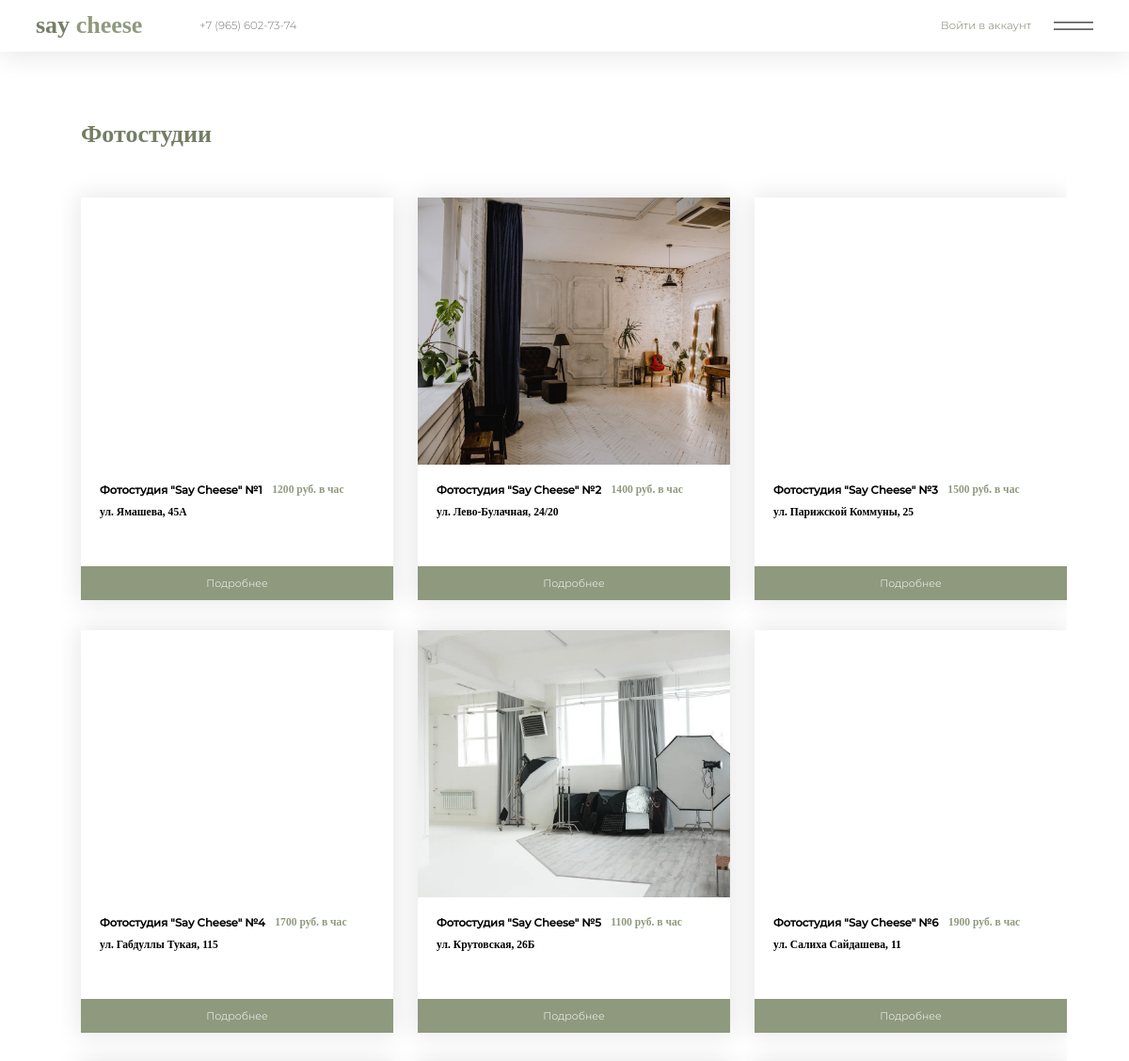
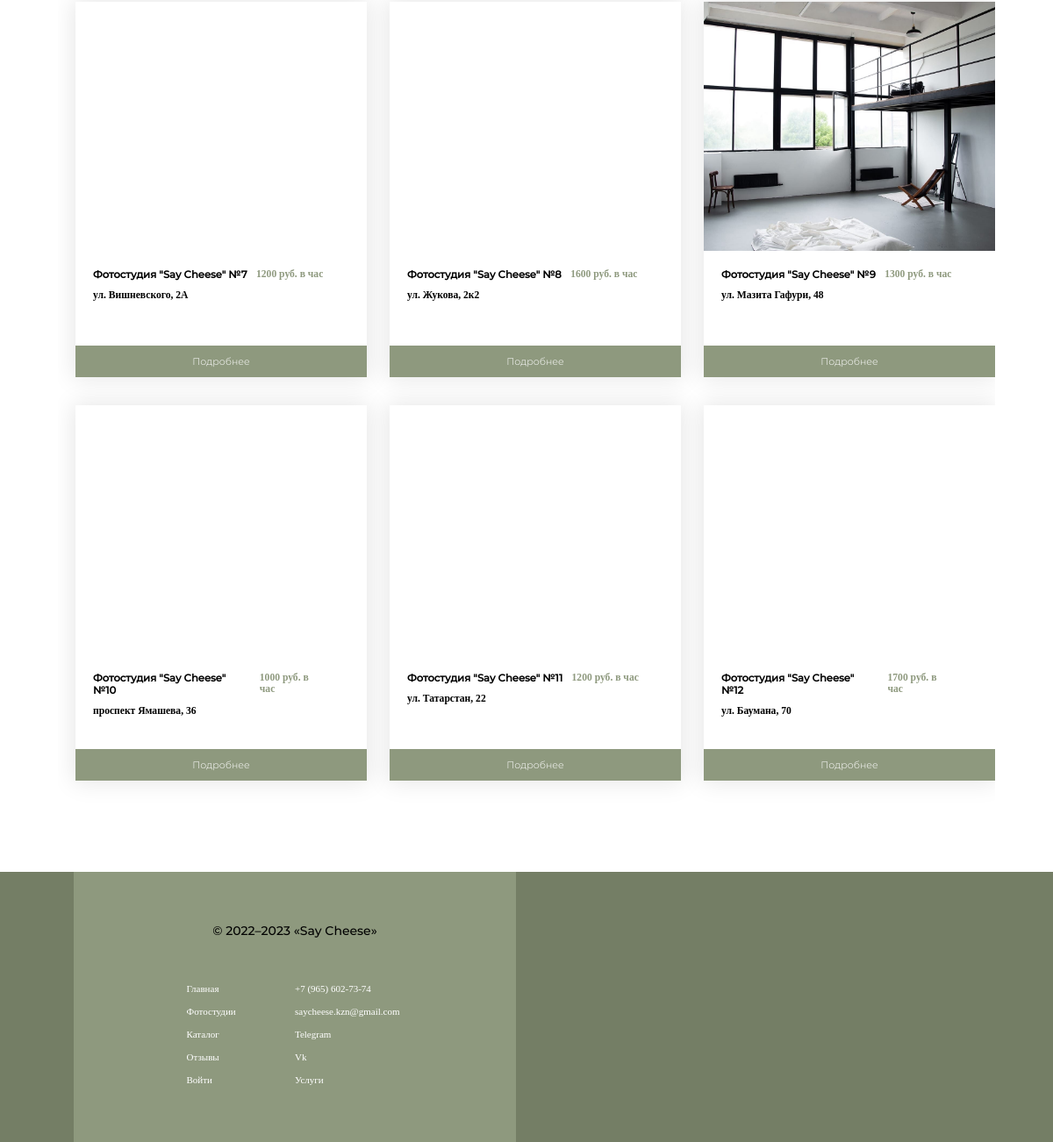
Screenshot of /pages/client/photostudio/photostudios.php with the database file from the repository (2 pictures, top to bottom).
### tables this page shows
CREATE TABLE `photostudio` (
  `id` int(11) NOT NULL,
  `name` varchar(500) NOT NULL,
  `address` varchar(500) NOT NULL,
  `area` int(11) NOT NULL,
  `ceiling_height` float NOT NULL,
  `time_work_start` time NOT NULL,
  `time_work_end` time NOT NULL,
  `price` int(11) NOT NULL
);

CREATE TABLE `photostudio_image` (
  `id` int(11) NOT NULL,
  `id_photostudio` int(11) NOT NULL,
  `image` varchar(500) NOT NULL
);

### app/include/querys.php (called while the page is built, shortened)
<?php
	require 'connection.php';
	function GetSqlWhere($params){
		$sql = "";
		$i = 0;
		foreach ($params as $column => $operation) {
			if ($i === 0) {
				$j = 0;
				foreach($operation as $key => $value) {
					if($j === 0){
						$sql = $sql . " WHERE $column $value";
					}
					else{
						$sql = $sql . " $value";
					}
					$j++;
				}
			}
			$i++;
		}
		return $sql;
	}
	function Select($table, $params = [],  $limit = 0, $offset = 0, $desc = 0, $asc = 0)
	{
		global $connection;
		$sql = "SELECT * FROM $table";
		if (!empty($params)) {
			$sql = $sql . GetSqlWhere($params);
		}
		if ($limit !== 0) {
			$sql = $sql . " LIMIT $limit";
		}
		$query = $connection->prepare($sql);
		$query->execute();
		$result = $query->fetchAll();
		return $result;
	}
?>

### pages/client/photostudio/photostudios.php (the view, shortened to what this page needs)
<?php
	require '../../../app/include/querys.php';
	$studios = Select("photostudio");
?>
<!DOCTYPE html>
<html lang="en">
<head>
	<link rel="stylesheet" href="/saycheese/assets/styles/client/photostudio/photostudios.css">
</head>
<body>
	<?php require '../../include/nav.php'; ?>
	<main class="photostudios-content">
		<div class="photostudios-wrapper">
			<div class="photostudios-headline-block">
				<h1 class="photostudios-headline">Фотостудии</h1>
			</div>
			<div class="photostudio-items-list">
				<?php for($i = 0; $i < count($studios); $i++) : ?>
					<?php $studio_img = Select("photostudio_image", ["id_photostudio" => ["=", $studios[$i]['id']]], 1) ?>
					<div class="photostudio-item">
						<div class="photostudio-item-img" style="background-image: url(/saycheese/assets/images/studios/<?=$studio_img[0]['image']?>);">
						</div>
						<div class="photostudio-item-info-block">
							<div class="photostudio-item-name-price-block">
								<h1 class="photostudio-item-name"><?=$studios[$i]['name']?></h1>
								<h2 class="photostudio-item-price"><?=$studios[$i]['price']?> руб. в час</h2>
							</div>
							<div class="photostudio-item-address-block">
								<h2 class="photostudio-item-address"><?=$studios[$i]['address']?></h2>
							</div>
						</div>
						<div class="photostudio-item-btns-block">
							<div class="photostudio-btn-show-more">
								<a class="btn-link" href="/saycheese/pages/client/photostudio/photostudio_page.php?id_photostudio=<?=$studios[$i]['id']?>"><p class="btn-text">Подробнее</p></a>
							</div>
						</div>
					</div>
				<?php endfor ; ?>
			</div>
		</div>
	</main>
	<?php require '../../include/footer.php' ?>
</body>
</html>

### assets/styles/client/photostudio/photostudios.css (style rules this page uses)
* { overflow-x: hidden; }
.photostudios-content { width: 100%; position: relative; }
.photostudios-wrapper { width: 89%; margin: 0 auto; }
.photostudios-headline-block { width: 100%; margin-top: calc(1vh + 1vw * 10); margin-left: calc(1vh + 1vw * 1); }
.photostudios-headline { font-family: 'Montserrat-Black'; color: #747E65; font-size: calc(1vh + 1vw * 1.5); }
.photostudio-items-list { width: 100%; position: relative; display: flex; justify-content: space-between; flex-wrap: wrap; margin-top: calc(1vh + 1vw * 1); padding-left: calc(1vh + 1vw * 1); padding-bottom: calc(1vh + 1vw * 8); }
.photostudio-item { width: calc(1vh + 1vw * 27); height: calc(1vh + 1vw * 35); position: inherit; box-shadow: 0px 0px 25px 2px rgba(0,0,0,0.1); margin-top: calc(1vh + 1vw * 2); }
.photostudio-item-img { width: 100%; height: calc(1vh + 1vw * 23); background-size: cover; background-position: center; }
.photostudio-item-info-block { width: 100%; height: calc(1vh + 1vw * 7.5); position: relative; }
.photostudio-item-name-price-block { margin-left: calc(1vh + 1vw * 1); margin-top: calc(1vh + 1vw * 1); width: 80%; display: flex; justify-content: left; }
.photostudio-item-name { font-family: 'Montserrat-Medium'; color: #000; font-size: calc(1vh + 1vw * .3); word-wrap: break-word; }
.photostudio-item-price { font-family: 'Montserrat-Thin'; color: #8E997E; font-size: calc(1vh + 1vw * .3); word-wrap: break-word; margin-left: calc(1vh + 1vw * .2); }
.photostudio-item-address-block { margin-left: calc(1vh + 1vw * 1); margin-top: calc(1vh + 1vw * .2); width: 80%; }
.photostudio-item-address { font-family: 'Montserrat-Thin'; color: #000; font-size: calc(1vh + 1vw * .3); word-wrap: break-word; }
.photostudio-item-btns-block { width: 100%; height: calc(1vh + 1vw * 2.3); position: absolute; bottom: 0; left: 0; }
.photostudio-btn-show-more { width: 100%; height: 100%; background-color: #8E997E; cursor: pointer; transition: all .3s ease-in-out; overflow-y: hidden; }
.btn-link { width: 100%; height: 100%; display: flex; }
.btn-text { font-family: 'Montserrat-Light'; color: #fff; margin: auto; font-size: calc(1vh + 1vw * .25); }

### assets/styles/import/basic.css (style rules this page uses)
* { margin: 0; padding: 0; box-sizing: border-box; }
a { text-decoration: none; color: inherit; }

### rows the page displays
photostudio: name "Фотостудия \"Say Cheese\" №1", price "1200", address "ул. Ямашева, 45А"
photostudio: photostudio_image.image (picture), name "Фотостудия \"Say Cheese\" №2", price "1400", address "ул. Лево-Булачная, 24/20"
photostudio: name "Фотостудия \"Say Cheese\" №3", price "1500", address "ул. Парижской Коммуны, 25"
photostudio: name "Фотостудия \"Say Cheese\" №4", price "1700", address "ул. Габдуллы Тукая, 115"
photostudio: photostudio_image.image (picture), name "Фотостудия \"Say Cheese\" №5", price "1100", address "ул. Крутовская, 26Б"
photostudio: name "Фотостудия \"Say Cheese\" №6", price "1900", address "ул. Салиха Сайдашева, 11"
photostudio: name "Фотостудия \"Say Cheese\" №7", price "1200", address "ул. Вишневского, 2А"
photostudio: name "Фотостудия \"Say Cheese\" №8", price "1600", address "ул. Жукова, 2к2"
photostudio: photostudio_image.image (picture), name "Фотостудия \"Say Cheese\" №9", price "1300", address "ул. Мазита Гафури, 48"
photostudio: name "Фотостудия \"Say Cheese\" №10", price "1000", address "проспект Ямашева, 36"
photostudio: name "Фотостудия \"Say Cheese\" №11", price "1200", address "ул. Татарстан, 22"
photostudio: name "Фотостудия \"Say Cheese\" №12", price "1700", address "ул. Баумана, 70"
